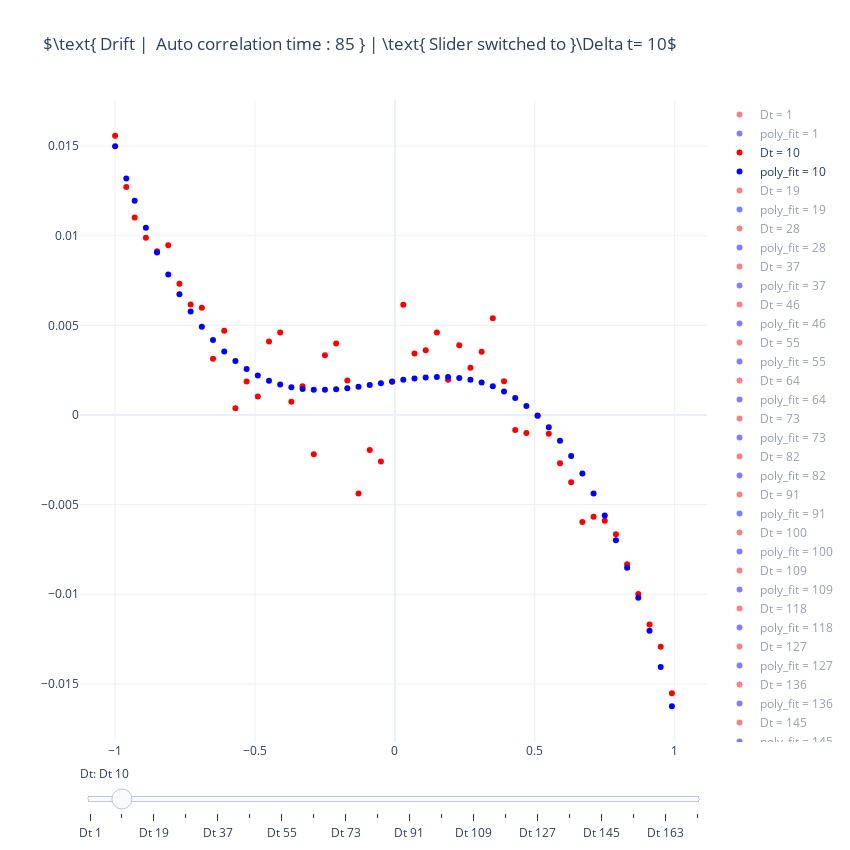

The code cell stored with this chart in its notebook:
### Code cell
slider_2d(ch._ddsde._drift_slider, init_pos=1)
